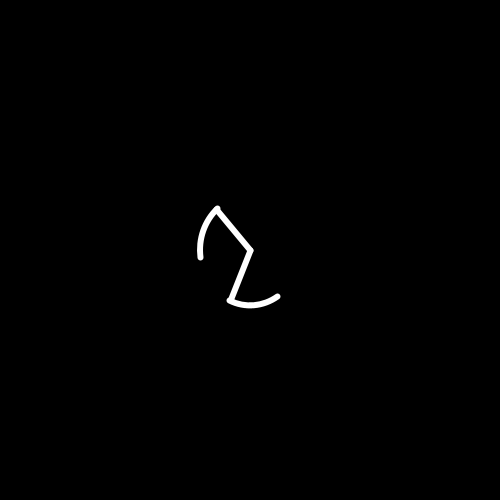
Frame 1 (no input)
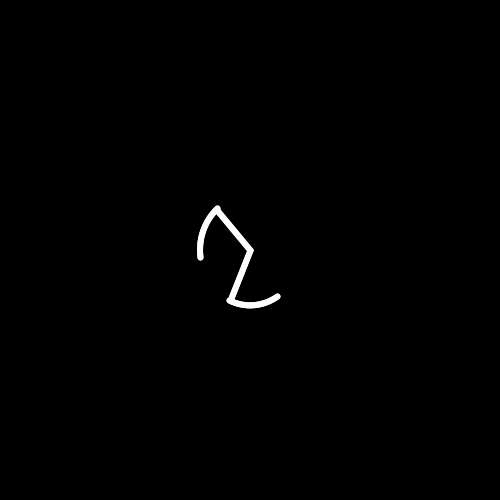
Frame 2 (the mouse pressed at the canvas centre, redrawn once)

The Processing sketch that drew these frames (run headless with seeded random() and noise(); the mouse was pressed at the canvas centre and the sketch redrawn once):

// Processing sketch: processing_85331
// ── processing_85331.pde

void setup()
{
  //SIZE
  //La taille en pixel du papier de la fenêtre est largeur= 500 hauteur= 500
  size(500,500);
  
  smooth();
 
  //BACKGROUND
  //Peindre le fond de notre fenetre (0)
  background(0);
}

void draw()
{
  
  
  //NOFILL
  //les formes suivantes ne seront pas remplies
  noFill();
  
  //STROKE
  //Les formes suivnates auront un contour blanc
  stroke(255);
    strokeWeight(6);
  
  //ELLIPSE
  //Dessiné plusieurs ellipses
   arc(250,250,100,110,1,2);
   arc(250,250,100,110,3,4);
  
   //LIGNE
  //Dessiné plusieurs traits
  line(250,250,231,298);
  line(216,209,250,250);
  
  
  
  noLoop();
}
